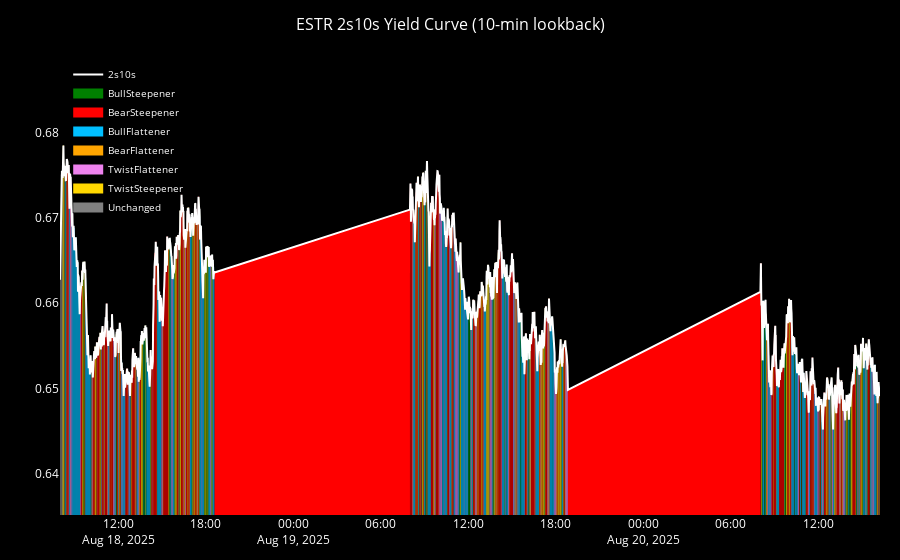

Notebook code for this chart:
### Code cell
plot_yield_curve_regimes_plotly(classify_regime(ESTR_combined), curve_name = "ESTR")
